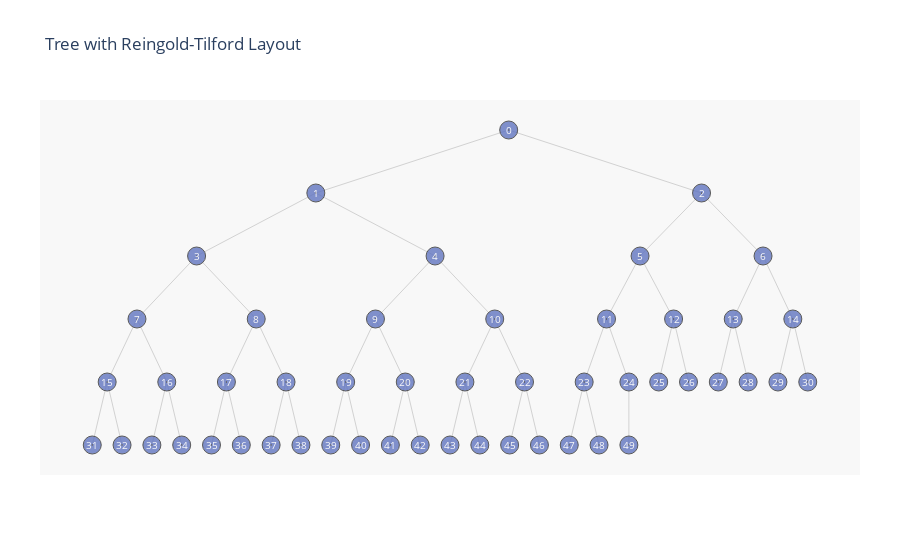

Notebook code cell kept with this figure:
### Code cell
import plotly.graph_objects as go
import igraph
from igraph import Graph, EdgeSeq
nr_vertices = 50
v_label = list(map(str, range(nr_vertices)))
G = Graph.Tree(nr_vertices, 2)  # 2 stands for children number
lay = G.layout('rt')

position = {k: lay[k] for k in range(nr_vertices)}
Y = [lay[k][1] for k in range(nr_vertices)]
M = max(Y)

es = EdgeSeq(G)  # sequence of edges
E = [e.tuple for e in G.es]  # list of edges

L = len(position)
Xn = [position[k][0] for k in range(L)]
Yn = [2*M-position[k][1] for k in range(L)]
Xe = []
Ye = []
for edge in E:
    Xe += [position[edge[0]][0], position[edge[1]][0], None]
    Ye += [2*M-position[edge[0]][1], 2*M-position[edge[1]][1], None]

labels = v_label

fig = go.Figure()
fig.add_trace(go.Scatter(x=Xe,
                         y=Ye,
                         mode='lines',
                         line=dict(color='rgb(210,210,210)', width=1),
                         hoverinfo='none'
                         ))
fig.add_trace(go.Scatter(x=Xn,
                         y=Yn,
                         mode='markers',
                         name='bla',
                         marker=dict(symbol='circle-dot',
                                     size=18,
                                     color='#6175c1',  # '#DB4551',
                                     line=dict(color='rgb(50,50,50)', width=1)
                                     ),
                         text=labels,
                         hoverinfo='text',
                         opacity=0.8
                         ))
def make_annotations(pos, text, font_size=10, font_color='rgb(250,250,250)'):
    L=len(pos)
    if len(text)!=L:
        raise ValueError('The lists pos and text must have the same len')
    annotations = []
    for k in range(L):
        annotations.append(
            dict(
                text=labels[k], # or replace labels with a different list for the text within the circle
                x=pos[k][0], y=2*M-position[k][1],
                xref='x1', yref='y1',
                font=dict(color=font_color, size=font_size),
                showarrow=False)
        )
    return annotations
axis = dict(showline=False, # hide axis line, grid, ticklabels and  title
            zeroline=False,
            showgrid=False,
            showticklabels=False,
            )

fig.update_layout(title= 'Tree with Reingold-Tilford Layout',
              annotations=make_annotations(position, v_label),
              font_size=12,
              showlegend=False,
              xaxis=axis,
              yaxis=axis,
              margin=dict(l=40, r=40, b=85, t=100),
              hovermode='closest',
              plot_bgcolor='rgb(248,248,248)'
              )
fig.show()

### Figure 1 — Plotly figure (JSON) as saved in the notebook; plotly's stock layout.template omitted (floating-point values rounded to 4 significant figures; data arrays with more than 128 entries replaced by an {"elided": "..."} marker saying what was removed)
{"data": [{"hoverinfo": "none", "line": {"color": "rgb(210,210,210)", "width": 1}, "mode": "lines", "type": "scatter", "x": {"elided": "147 float values"}, "y": {"elided": "147 int values"}}, {"hoverinfo": "text", "marker": {"color": "#6175c1", "line": {"color": "rgb(50,50,50)", "width": 1}, "size": 18, "symbol": "circle-dot"}, "mode": "markers", "name": "bla", "opacity": 0.8, "text": ["0", "1", "2", "3", "4", "5", "6", "7", "8", "9", "10", "11", "12", "13", "14", "15", "16", "17", "18", "19", "20", "21", "22", "23", "24", "25", "26", "27", "28", "29", "30", "31", "32", "33", "34", "35", "36", "37", "38", "39", "40", "41", "42", "43", "44", "45", "46", "47", "48", "49"], "type": "scatter", "x": [0, -6.469, 6.469, -10.47, -2.469, 4.406, 8.531, -12.47, -8.469, -4.469, -0.4688, 3.281, 5.531, 7.531, 9.531, -13.47, -11.47, -9.469, -7.469, -5.469, -3.469, -1.469, 0.5312, 2.531, 4.031, 5.031, 6.031, 7.031, 8.031, 9.031, 10.03, -13.97, -12.97, -11.97, -10.97, -9.969, -8.969, -7.969, -6.969, -5.969, -4.969, -3.969, -2.969, -1.969, -0.9688, 0.03125, 1.031, 2.031, 3.031, 4.031], "y": [10, 9, 9, 8, 8, 8, 8, 7, 7, 7, 7, 7, 7, 7, 7, 6, 6, 6, 6, 6, 6, 6, 6, 6, 6, 6, 6, 6, 6, 6, 6, 5, 5, 5, 5, 5, 5, 5, 5, 5, 5, 5, 5, 5, 5, 5, 5, 5, 5, 5]}], "layout": {"annotations": [{"font": {"color": "rgb(250,250,250)", "size": 10}, "showarrow": false, "text": "0", "x": 0, "xref": "x", "y": 10, "yref": "y"}, {"font": {"color": "rgb(250,250,250)", "size": 10}, "showarrow": false, "text": "1", "x": -6.469, "xref": "x", "y": 9, "yref": "y"}, {"font": {"color": "rgb(250,250,250)", "size": 10}, "showarrow": false, "text": "2", "x": 6.469, "xref": "x", "y": 9, "yref": "y"}, {"font": {"color": "rgb(250,250,250)", "size": 10}, "showarrow": false, "text": "3", "x": -10.47, "xref": "x", "y": 8, "yref": "y"}, {"font": {"color": "rgb(250,250,250)", "size": 10}, "showarrow": false, "text": "4", "x": -2.469, "xref": "x", "y": 8, "yref": "y"}, {"font": {"color": "rgb(250,250,250)", "size": 10}, "showarrow": false, "text": "5", "x": 4.406, "xref": "x", "y": 8, "yref": "y"}, {"font": {"color": "rgb(250,250,250)", "size": 10}, "showarrow": false, "text": "6", "x": 8.531, "xref": "x", "y": 8, "yref": "y"}, {"font": {"color": "rgb(250,250,250)", "size": 10}, "showarrow": false, "text": "7", "x": -12.47, "xref": "x", "y": 7, "yref": "y"}, {"font": {"color": "rgb(250,250,250)", "size": 10}, "showarrow": false, "text": "8", "x": -8.469, "xref": "x", "y": 7, "yref": "y"}, {"font": {"color": "rgb(250,250,250)", "size": 10}, "showarrow": false, "text": "9", "x": -4.469, "xref": "x", "y": 7, "yref": "y"}, {"font": {"color": "rgb(250,250,250)", "size": 10}, "showarrow": false, "text": "10", "x": -0.4688, "xref": "x", "y": 7, "yref": "y"}, {"font": {"color": "rgb(250,250,250)", "size": 10}, "showarrow": false, "text": "11", "x": 3.281, "xref": "x", "y": 7, "yref": "y"}, {"font": {"color": "rgb(250,250,250)", "size": 10}, "showarrow": false, "text": "12", "x": 5.531, "xref": "x", "y": 7, "yref": "y"}, {"font": {"color": "rgb(250,250,250)", "size": 10}, "showarrow": false, "text": "13", "x": 7.531, "xref": "x", "y": 7, "yref": "y"}, {"font": {"color": "rgb(250,250,250)", "size": 10}, "showarrow": false, "text": "14", "x": 9.531, "xref": "x", "y": 7, "yref": "y"}, {"font": {"color": "rgb(250,250,250)", "size": 10}, "showarrow": false, "text": "15", "x": -13.47, "xref": "x", "y": 6, "yref": "y"}, {"font": {"color": "rgb(250,250,250)", "size": 10}, "showarrow": false, "text": "16", "x": -11.47, "xref": "x", "y": 6, "yref": "y"}, {"font": {"color": "rgb(250,250,250)", "size": 10}, "showarrow": false, "text": "17", "x": -9.469, "xref": "x", "y": 6, "yref": "y"}, {"font": {"color": "rgb(250,250,250)", "size": 10}, "showarrow": false, "text": "18", "x": -7.469, "xref": "x", "y": 6, "yref": "y"}, {"font": {"color": "rgb(250,250,250)", "size": 10}, "showarrow": false, "text": "19", "x": -5.469, "xref": "x", "y": 6, "yref": "y"}, {"font": {"color": "rgb(250,250,250)", "size": 10}, "showarrow": false, "text": "20", "x": -3.469, "xref": "x", "y": 6, "yref": "y"}, {"font": {"color": "rgb(250,250,250)", "size": 10}, "showarrow": false, "text": "21", "x": -1.469, "xref": "x", "y": 6, "yref": "y"}, {"font": {"color": "rgb(250,250,250)", "size": 10}, "showarrow": false, "text": "22", "x": 0.5312, "xref": "x", "y": 6, "yref": "y"}, {"font": {"color": "rgb(250,250,250)", "size": 10}, "showarrow": false, "text": "23", "x": 2.531, "xref": "x", "y": 6, "yref": "y"}, {"font": {"color": "rgb(250,250,250)", "size": 10}, "showarrow": false, "text": "24", "x": 4.031, "xref": "x", "y": 6, "yref": "y"}, {"font": {"color": "rgb(250,250,250)", "size": 10}, "showarrow": false, "text": "25", "x": 5.031, "xref": "x", "y": 6, "yref": "y"}, {"font": {"color": "rgb(250,250,250)", "size": 10}, "showarrow": false, "text": "26", "x": 6.031, "xref": "x", "y": 6, "yref": "y"}, {"font": {"color": "rgb(250,250,250)", "size": 10}, "showarrow": false, "text": "27", "x": 7.031, "xref": "x", "y": 6, "yref": "y"}, {"font": {"color": "rgb(250,250,250)", "size": 10}, "showarrow": false, "text": "28", "x": 8.031, "xref": "x", "y": 6, "yref": "y"}, {"font": {"color": "rgb(250,250,250)", "size": 10}, "showarrow": false, "text": "29", "x": 9.031, "xref": "x", "y": 6, "yref": "y"}, {"font": {"color": "rgb(250,250,250)", "size": 10}, "showarrow": false, "text": "30", "x": 10.03, "xref": "x", "y": 6, "yref": "y"}, {"font": {"color": "rgb(250,250,250)", "size": 10}, "showarrow": false, "text": "31", "x": -13.97, "xref": "x", "y": 5, "yref": "y"}, {"font": {"color": "rgb(250,250,250)", "size": 10}, "showarrow": false, "text": "32", "x": -12.97, "xref": "x", "y": 5, "yref": "y"}, {"font": {"color": "rgb(250,250,250)", "size": 10}, "showarrow": false, "text": "33", "x": -11.97, "xref": "x", "y": 5, "yref": "y"}, {"font": {"color": "rgb(250,250,250)", "size": 10}, "showarrow": false, "text": "34", "x": -10.97, "xref": "x", "y": 5, "yref": "y"}, {"font": {"color": "rgb(250,250,250)", "size": 10}, "showarrow": false, "text": "35", "x": -9.969, "xref": "x", "y": 5, "yref": "y"}, {"font": {"color": "rgb(250,250,250)", "size": 10}, "showarrow": false, "text": "36", "x": -8.969, "xref": "x", "y": 5, "yref": "y"}, {"font": {"color": "rgb(250,250,250)", "size": 10}, "showarrow": false, "text": "37", "x": -7.969, "xref": "x", "y": 5, "yref": "y"}, {"font": {"color": "rgb(250,250,250)", "size": 10}, "showarrow": false, "text": "38", "x": -6.969, "xref": "x", "y": 5, "yref": "y"}, {"font": {"color": "rgb(250,250,250)", "size": 10}, "showarrow": false, "text": "39", "x": -5.969, "xref": "x", "y": 5, "yref": "y"}, {"font": {"color": "rgb(250,250,250)", "size": 10}, "showarrow": false, "text": "40", "x": -4.969, "xref": "x", "y": 5, "yref": "y"}, {"font": {"color": "rgb(250,250,250)", "size": 10}, "showarrow": false, "text": "41", "x": -3.969, "xref": "x", "y": 5, "yref": "y"}, {"font": {"color": "rgb(250,250,250)", "size": 10}, "showarrow": false, "text": "42", "x": -2.969, "xref": "x", "y": 5, "yref": "y"}, {"font": {"color": "rgb(250,250,250)", "size": 10}, "showarrow": false, "text": "43", "x": -1.969, "xref": "x", "y": 5, "yref": "y"}, {"font": {"color": "rgb(250,250,250)", "size": 10}, "showarrow": false, "text": "44", "x": -0.9688, "xref": "x", "y": 5, "yref": "y"}, {"font": {"color": "rgb(250,250,250)", "size": 10}, "showarrow": false, "text": "45", "x": 0.03125, "xref": "x", "y": 5, "yref": "y"}, {"font": {"color": "rgb(250,250,250)", "size": 10}, "showarrow": false, "text": "46", "x": 1.031, "xref": "x", "y": 5, "yref": "y"}, {"font": {"color": "rgb(250,250,250)", "size": 10}, "showarrow": false, "text": "47", "x": 2.031, "xref": "x", "y": 5, "yref": "y"}, {"font": {"color": "rgb(250,250,250)", "size": 10}, "showarrow": false, "text": "48", "x": 3.031, "xref": "x", "y": 5, "yref": "y"}, {"font": {"color": "rgb(250,250,250)", "size": 10}, "showarrow": false, "text": "49", "x": 4.031, "xref": "x", "y": 5, "yref": "y"}], "font": {"size": 12}, "hovermode": "closest", "margin": {"b": 85, "l": 40, "r": 40, "t": 100}, "plot_bgcolor": "rgb(248,248,248)", "showlegend": false, "title": {"text": "Tree with Reingold-Tilford Layout"}, "xaxis": {"showgrid": false, "showline": false, "showticklabels": false, "zeroline": false}, "yaxis": {"showgrid": false, "showline": false, "showticklabels": false, "zeroline": false}}}
